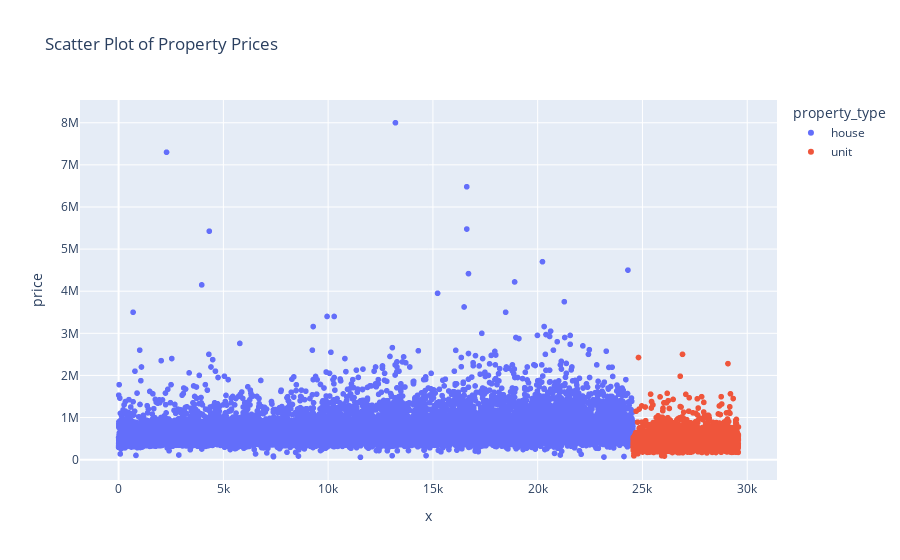

The code cell stored with this chart in its notebook:
### Markdown cell above
We can see that there are strong relation bewteen the postal area and the prices

### Code cell
# Lets create a full scatter plot of the data

fig = px.scatter(
    df,
    x=np.arange(len(df)),
    y="price",
    color="property_type",
    # size="bedrooms",
    # symbol="property_type",
    title="Scatter Plot of Property Prices",
)
fig.show()

### Figure 1 — Plotly figure (JSON) as saved in the notebook; plotly's stock layout.template omitted (floating-point values rounded to 4 significant figures; data arrays with more than 128 entries replaced by an {"elided": "..."} marker saying what was removed)
{"data": [{"hovertemplate": "property_type=house<br>x=%{x}<br>price=%{y}<extra></extra>", "legendgroup": "house", "marker": {"color": "#636efa", "symbol": "circle"}, "mode": "markers", "name": "house", "showlegend": true, "type": "scattergl", "x": {"elided": "24552 int values"}, "xaxis": "x", "y": {"elided": "24552 int values"}, "yaxis": "y"}, {"hovertemplate": "property_type=unit<br>x=%{x}<br>price=%{y}<extra></extra>", "legendgroup": "unit", "marker": {"color": "#EF553B", "symbol": "circle"}, "mode": "markers", "name": "unit", "showlegend": true, "type": "scattergl", "x": {"elided": "5028 int values"}, "xaxis": "x", "y": {"elided": "5028 int values"}, "yaxis": "y"}], "layout": {"legend": {"title": {"text": "property_type"}, "tracegroupgap": 0}, "title": {"text": "Scatter Plot of Property Prices"}, "xaxis": {"anchor": "y", "domain": [0, 1], "title": {"text": "x"}}, "yaxis": {"anchor": "x", "domain": [0, 1], "title": {"text": "price"}}}}
